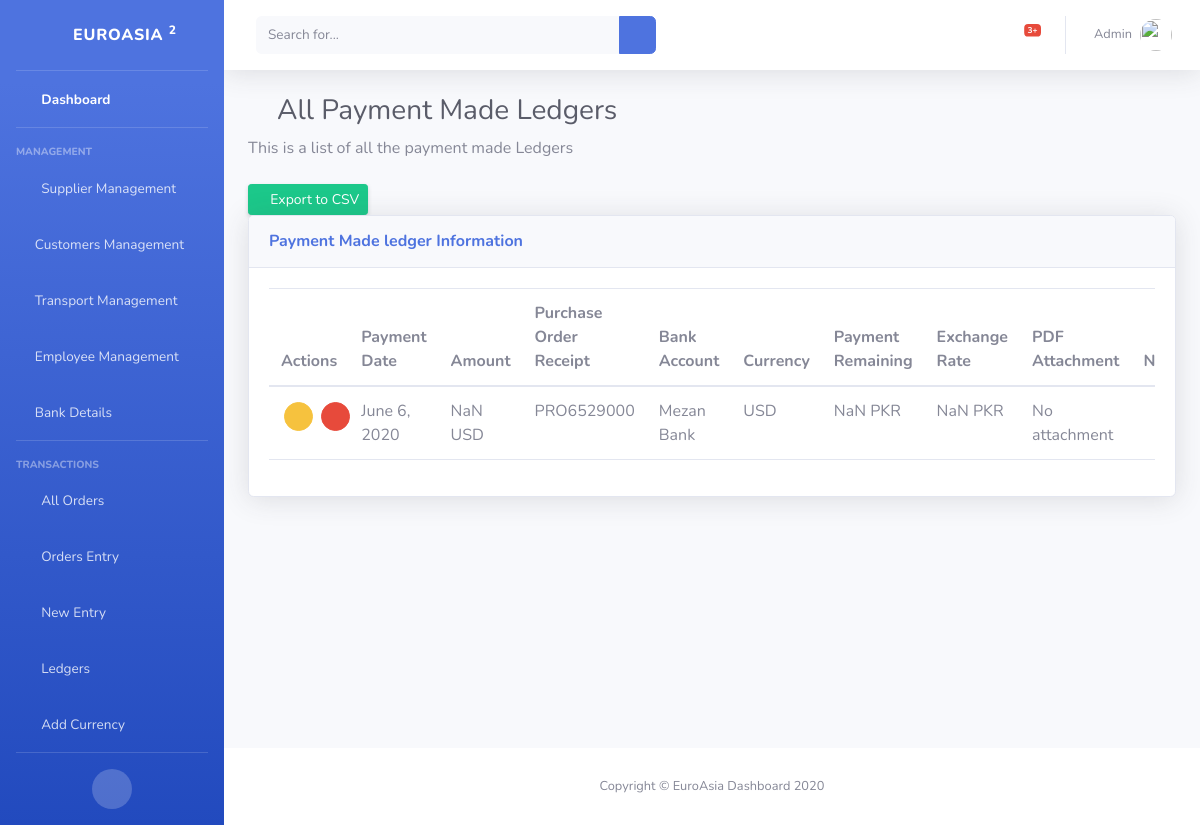
Page /payment_made_ledger/ (signed in) on the committed database.
### app/models.py (models this page shows, shortened)
class PaymentMade(models.Model):
    purchase_order_receipt_no = models.ForeignKey(PurchaseOrder, related_name="purchase_order_receipt_no", on_delete=models.CASCADE)
    payment_date = models.DateField()
    amount = models.FloatField()
    currency = models.ForeignKey(Currency, related_name="payment_made_currency", on_delete=models.CASCADE)
    bankaccount = models.ForeignKey(BankAccount, related_name="payment_made_bank_account", on_delete=models.CASCADE)
    pdf_attachment_box = models.FileField(upload_to="Files", blank=True)
    notes = models.TextField(blank=True)
    payment_remaining = models.FloatField()
    exchange_rate = models.FloatField()

class Currency(models.Model):
    currency_name = models.CharField(max_length=150, null=False)
    currency_symbol = models.CharField(max_length=150, null=False)
    abbreviation = models.CharField(max_length=150)

class PurchaseOrder(models.Model):
    order_receipt_no = models.CharField(max_length=300,null=False)
    order_date = models.DateField()
    seller = models.ForeignKey(seller, related_name="purchase_order_seller", on_delete=models.CASCADE)
    transaction_type = models.CharField(max_length=150, null=False)
    material = models.CharField(max_length=150,blank=True, null=True)
    purchase_quantity = models.IntegerField(null=False)
    unit = models.CharField(max_length=150, null=False)
    purchase_price = models.FloatField(null=False)
    freight_cost = models.FloatField(blank=True)
    freight_company = models.ForeignKey(Transport, related_name="purchase_order_freight_company", on_delete=models.CASCADE, blank=True, null=True)
    container_no = models.IntegerField(null=False)
    advance = models.FloatField(null=False)
    advance_currency = models.ForeignKey(Currency, related_name="purchase_order_advance_currency", on_delete=models.CASCADE)
    seller_currency = models.ForeignKey(Currency, related_name="purchase_order_currency", on_delete=models.CASCADE)
    payment_due_date = models.DateField()
    bank_account_payment = models.ForeignKey(BankAccount, related_name="bank_account_payment_purchase_order", on_delete=models.CASCADE)
    pdf_attachment_box = models.FileField(upload_to="Files", blank=True)
    notes = models.TextField(blank=True, null=True)
    exchange_rate = models.FloatField(null=False)
    total = models.FloatField()
    payment_remaining = models.FloatField()
    display_name = models.TextField(null=False)

class BankAccount(models.Model):
    bank_account_id = models.CharField(max_length=150, null=False)
    bank_account_title = models.CharField(max_length=150, null=False)
    bank_account_name = models.CharField(max_length=150, null=False)
    bank_account_address = models.TextField(null=False)
    opening_balance = models.FloatField(null=False)
    net_balance = models.FloatField()
    city = models.CharField(max_length=150, blank=True)
    country = models.CharField(max_length=150, blank=True)
    postal_code = models.CharField(max_length=150, blank=True)
    currency = models.ForeignKey(Currency, related_name="bank_account", on_delete=models.CASCADE)
    pdf_attachment_box = models.FileField(upload_to="Files", blank=True)
    notes = models.TextField(blank=True)

### app/views.py (the view)
# urls.py: url(r'^payment_made_ledger/', views.payment_made_ledger, name="payment_made_ledger"),
def payment_made_ledger(request):
    if 'logged_in' in request.session:
        payments_made = PaymentMade.objects.all()
        return render(request, 'payment_made_ledger.html', {'payments_made':payments_made})
    else:
        return redirect('login')

### app/templates/payment_made_ledger.html (shortened to what this page needs)
{% include './includes/sidebar.html' %}
{% load static %}
<link href="{% static 'vendor/datatables/dataTables.bootstrap4.min.css' %}" rel="stylesheet">
<div class="container-fluid">
    <h1 class="h3 mb-2 text-gray-800"><i class="fas fa-folder"></i> All Payment Made Ledgers</h1>
    <p class="mb-4">This is a list of all the payment made Ledgers</p>
    <a href="{% url 'export_to_csv' id=1 %}" class="d-none d-sm-inline-block btn btn-sm btn-success shadow-sm"><i class="fas fa-download fa-sm text-white-50"></i> Export to CSV</a>
    <div class="card shadow mb-4">
        <div class="card-header py-3">
            <h6 class="m-0 font-weight-bold text-primary">Payment Made ledger Information</h6>
        </div>
        <div class="card-body">
            <div class="table-responsive">
                <table class="table table-bordered" id="dataTable" width="100%" cellspacing="0">
                    <thead>
                    <tr>
                        <th>Actions</th>
                        <th>Payment Date</th>
                        <th>Amount</th>
                        <th>Purchase Order Receipt</th>
                        <th>Bank Account</th>
                        <th>Currency</th>
                        <th>Payment Remaining</th>
                        <th>Exchange Rate</th>
                        <th>PDF Attachment</th>
                        <th>Notes</th>
                    </tr>
                    </thead>
                    <tbody>
                    {% for payment_made in payments_made %}
                    <td style="padding:15px;">
                        <div class="row">
                            <div class="col-md-6 col-xs-6">
                                <a href="{% url 'edit_payment_made_ledger' id=payment_made.id %}" data-toggle="tooltip" title="Edit" class="btn btn-warning btn-circle btn-sm">
                                    <i class="fas fa-edit"></i>
                                </a>
                            </div>
                            <div class="col-md-6 col-xs-6">
                                <a href="{% url 'delete_payment_made' id=payment_made.id %}" data-toggle="tooltip" title="Delete"  class="btn btn-danger btn-circle btn-sm">
                                    <i class="fas fa-trash"></i>
                                </a>
                            </div>
                        </div>
                    </td>
                    <td>{{payment_made.payment_date}}</td>
                    <td><span class="round currency">{{payment_made.amount}}</span> {{payment_made.currency.abbreviation}}</td>
                    <td>{{payment_made.purchase_order_receipt_no.order_receipt_no}}</td>
                    <td>{{payment_made.bankaccount.bank_account_name}}</td>
                    <td>{{payment_made.currency.abbreviation}}</td>
                    <td><span class="round currency">{{payment_made.payment_remaining}}</span> {{payment_made.purchase_order_receipt_no.seller_currency.abbreviation}}</td>
                    <td><span class="round currency">{{payment_made.exchange_rate}}</span> {{payment_made.purchase_order_receipt_no.seller_currency.abbreviation}}</td>
                    {% if payment_made.pdf_attachment_box %}
                    <td ><a href="{{payment_made.pdf_attachment_box.url}}" target="_blank">{{payment_made.pdf_attachment_box.name}}</a></td>
                    {% else %}
                    <td >No attachment</td>
                    {% endif %}
                    <td>{{payment_made.notes}}</td>
                    {% endfor %}
                    </tbody>
                </table>
            </div>
        </div>
    </div>
</div>
</div>
<footer class="sticky-footer bg-white">
    <div class="container my-auto">
        <div class="copyright text-center my-auto">
            <span>Copyright &copy; EuroAsia Dashboard 2020</span>
        </div>
    </div>
</footer>
</div>
</div>
</body>
</html>

### app/templates/payment_made_ledger.html (style rules this page uses)
table { border-left:none !important; border-right:none !important; }
th { border-left:none !important; border-right:none !important; }
tbody { border-left:none !important; border-right:none !important; }
tbody td { border-left:none !important; border-right:none !important; }

### rows in the picture
PaymentMade: payment_date "June 6, 2020", currency.abbreviation "USD", purchase_order_receipt_no.order_receipt_no "PRO6529000", bankaccount.bank_account_name "Mezan Bank", purchase_order_receipt_no.seller_currency.abbreviation "PKR", pdf_attachment_box "No attachment"
